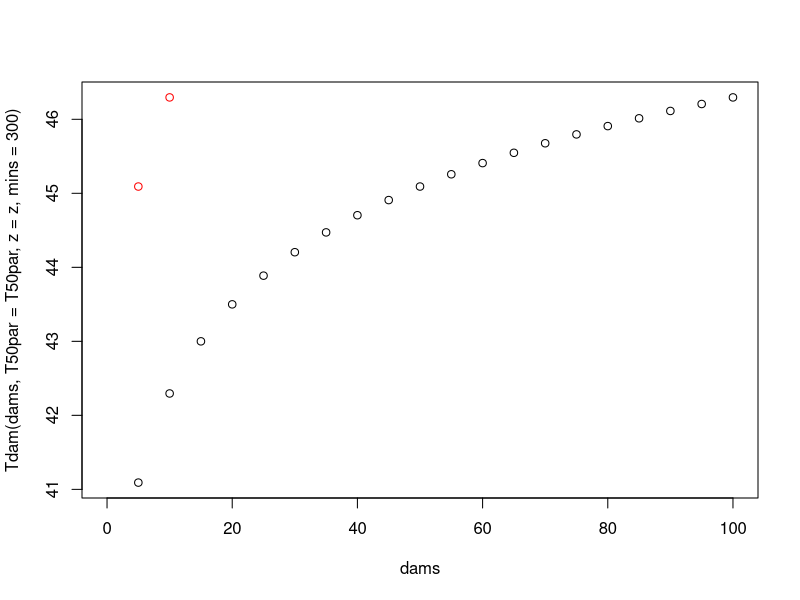
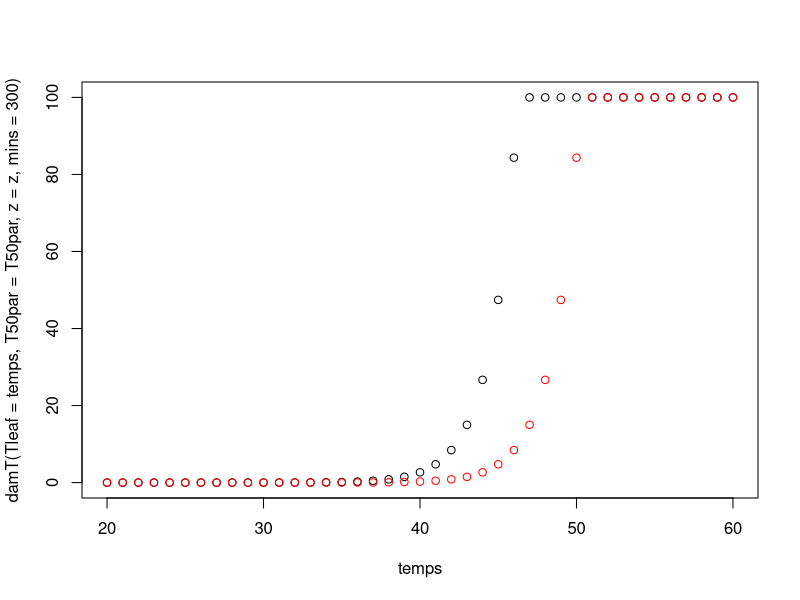
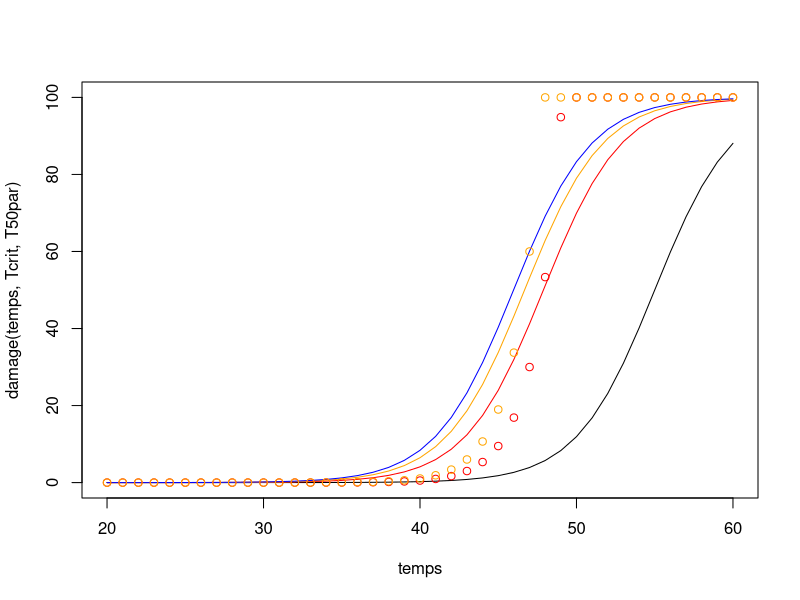
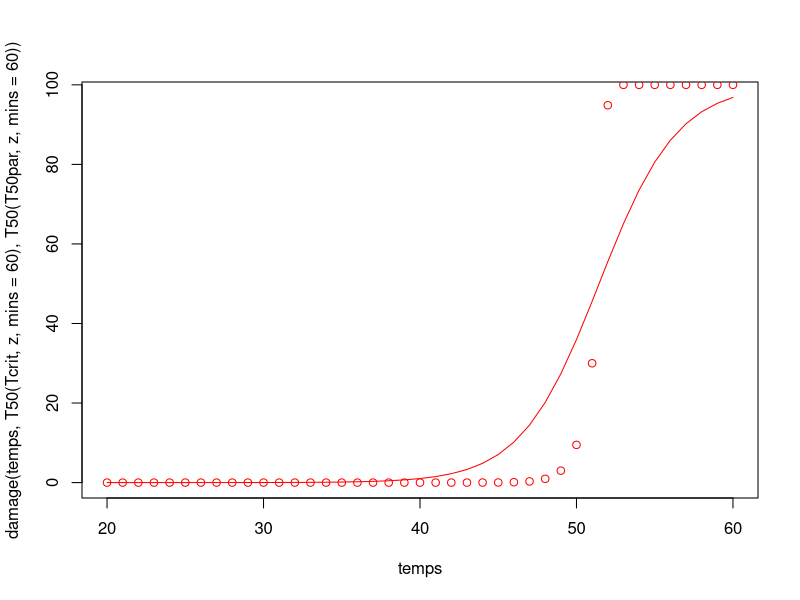

Reproduce these figures in R, in order.

# Damage toymodel

# Arnold formulation: damage increases linearly over time
temps <- seq(20,60)
dams <- seq(0,100,by=5)

# temperature causing 50% damage after mins minutes
T50 <- function(T50par,z,mins=60) {
   T50par - z * log10(mins)
}

# temperature causing x% damage after mins minutes
Tdam <- function(dam,T50par,z,mins=60) {
  T50par - z * log10(mins*50/dam)
}

# damage caused by sitting at temperature Tleaf for mins minutes
damT <- function(Tleaf,T50par,z,mins=60) {
  dam <- 50*mins*10^(-1/z*(T50par - Tleaf))
  dam <- ifelse(dam>100,100,dam)
  return(dam)
}

# visualise relationships
T50par <- 55
z <- 4
mins <- 60

# temperature giving dams damage after an hour
plot(dams,Tdam(dams,T50par = T50par, z = z, mins=300))
# temperature giving dams damage after 30 mins
points(dams,Tdam(dams,T50par = T50par, z = z, mins=30),col="red")

# damage after being at temperature Tleaf for an hour
plot(temps,damT(Tleaf=temps,T50par = T50par, z = z, mins=300),ylim=c(0,100))
# damage after being at temperature Tleaf for 30 mins
points(temps,damT(Tleaf=temps,T50par = T50par, z = z, mins=30),col="red")



# Camille suggested an alternative function for damage 
# Based on shape of Tcrit relationship
Tcrit <- T50par - 5
damage <- function(Tleaf,Tcrit,T50) {
  r <- 2/(T50 - Tcrit)
  100 / (1 + exp(-r*(Tleaf - T50)))
}  

# But the problem with this is that it is not additive
# Twice the time spent at the same temperature does not cause twice the damage
# 1 minute
plot(temps,damage(temps,Tcrit,T50par),type="l",ylim=c(0,100))
# 1 hour
points(temps,damage(temps,T50(Tcrit,z,mins=60),T50(T50par,z,mins=60)),
       type="l",col="red")
# 2 hours
points(temps,damage(temps,T50(Tcrit,z,mins=120),T50(T50par,z,mins=120)),
       type="l",col="orange")
# 3 hours
points(temps,damage(temps,T50(Tcrit,z,mins=180),T50(T50par,z,mins=180)),
       type="l",col="blue")

# compare with damage from Arnold formulation
# When z = 7 they are similar up to 50% damage but the Arnold formulation goes to 100% damage in two steps basically
points(temps,damT(Tleaf=temps,T50par = T50par, z = z, mins=60),col="red")
points(temps,damT(Tleaf=temps,T50par = T50par, z = z, mins=120),col="orange")

# When z is lower the Arnold formulation gives a much stronger threshold
z<-2
plot(temps,damage(temps,T50(Tcrit,z,mins=60),T50(T50par,z,mins=60)),
       type="l",col="red")
points(temps,damT(Tleaf=temps,T50par = T50par, z = z, mins=60),col="red")

# But I think we have to go with the Arnold formulation 
# because of the need for damage to be additive
